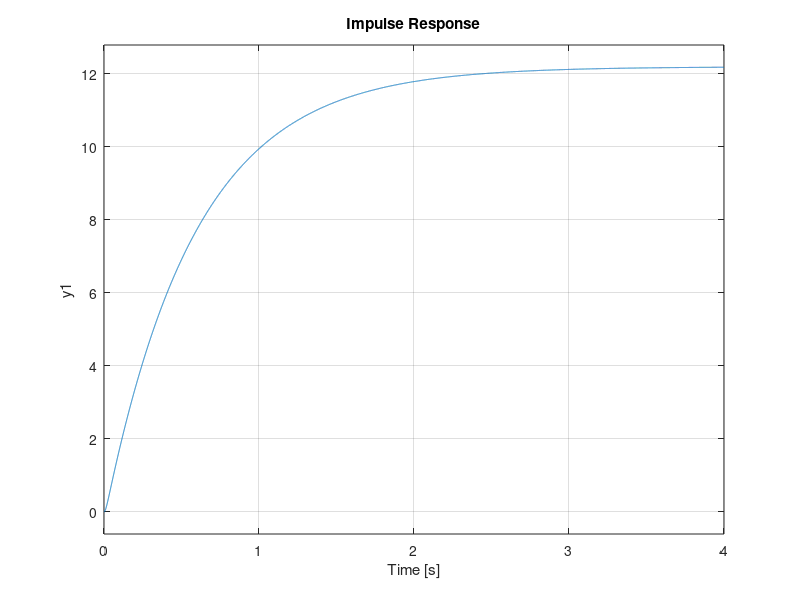
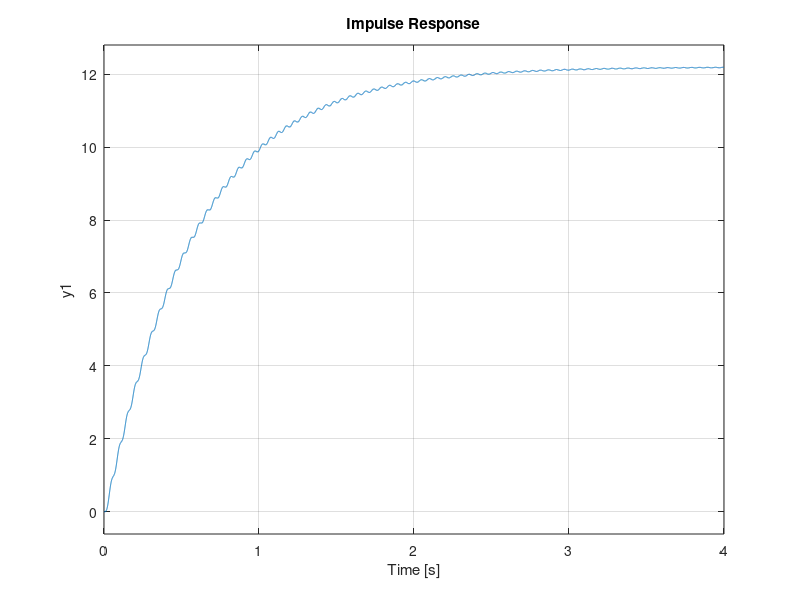

Source code (MATLAB) for these figures, in order: (Note: this script raises an error after producing the figures.)
%%
clc
clear all
close all
% constante
B_moteur = 0.01;
J_moteur = 0.02;
K_b = 0.5;
K_i = 0.5;
T = 0.01;
K = 100;
J_load = 1;
B_load = 1;
La = 0.008;
Ra = 8;
N = 0.1;
Kp = 0.318;

%% mise en matrice des quatres fonction de transfert
A = [0 1 0 0;
     0 -((B_moteur/N) + N*B_load)/((J_moteur/N) + N*J_load) K_i/((J_moteur/N) + N*J_load) 0;
     0 -K_b/(La*N) -Ra/La 1/La;
     0 0 0 -1/T];
B = [0;
     0;
     0;
     (K/T)];
% la sortie est directement theta de la load
C = [1 0 0 0];
D = 0;

sys = ss(A, B, C, D);
% fonction de transfert du systeme en boucle ouverte (methode numerique)
H = tf(sys)

% reponse impulsionnel de la fonciton de transfert
figure
impulse(H)
%% dans le cas du shaft mou
Kl = 10000

A = [0                  1               0               0       0               0;
     -Kl/J_load         -B_load/J_load  0               0       N*Kl/J_load     0;
     0                  0               -Ra/La          1/La    0               -K_b/La;
     0                  0               0               -1/T    0               0;
     0                  0               0               0       0               1;
     N*Kl/(J_moteur)    0               K_i/J_moteur    0       -Kl*N^2/J_moteur    -B_moteur/J_moteur];
B = [0;
     0;
     0;
     (K/T);
     0;
     0];
% y = tetaL
C = [1 0 0 0 0 0];
D = 0;
 
sys = ss(A, B, C, D);
 
H = tf(sys)
 
figure
impulse(H)


%% separation en 4 x 1 ordre
[B,A] = tfdata(H,'v')
[r,p,k] = residue(B,A) % separation en systeme d'ordre 1
integrator = tf(1,[1 0])
 
% creation des 4 fonctions de transfert
h1 = tf(r(1),[1 -p(1)])
h2 = tf(r(2),[1 -p(2)])
h3 = tf(r(3),[1 -p(3)])
h4 = tf(r(4),[1 -p(4)])
% assemblage de la fonction de transfert total
G = h1*h2*h3*h4
% calcul de la difference en gain
dcG = dcgain(G/integrator)
dcH = dcgain(H/integrator)
GAIN = dcH/dcG

figure()
hold on
% impulse(h1)
% impulse(h2)
% impulse(h3)
% impulse(h4)
[b1,a1] = residue([r(1) r(3) r(4)],[p(1) p(3) p(4)],[]); % ordre 3
impulse(tf(b1,a1));
[b2,a2] = residue([r(3) r(4)], [p(3) p(4)],[]);% ordre 2
impulse(tf(b2,a2));
[b3,a3] = residue([r(4)], [p(4)],[]); % ordre 1
impulse(tf(b3,a3));
impulse(H); % original
impulse(G*GAIN); % recompose avec gain ajuste
legend('1','2','3','4','H','G')
 
%% reponse a la consigne
% l'equation de la reponse est
rep = Kp*H/(Kp*H + 1)
 
figure()
step(rep) 
 
%% identification du moteur
load('donnees_moteur_2016.mat')
x = [-diff(vitesse)./diff(t),tension(1:end-1)]
rep = pinv(x)*vitesse(1:end-1)
T_calc = rep(1)
K_calc = rep(2)

h = tf(K_calc,[T_calc 1])
step(h)
E = 8;
tm = 0.52;
Ia = 1.09;
 
ra = E/Ia;
ki = tm/Ia;
kb = ki;
 
syms jm bm;
eq1 = (ki/ra)/(bm + ki*kb/ra) == K_calc;
bm = double(solve(eq1))
eq2 = (jm)/(bm + ki*kb/ra) == T_calc;
jm = double(solve(eq2))
 
%% toute la fonction de transfert
 
G0 = tf(K/T,[1 1/T]);
G1 = tf(1,[La Ra]);
G2 = tf((K_i/((J_moteur/N) + N*J_load)),[1 ((B_moteur/N) + N*B_load)/((J_moteur/N) + N*J_load)]);
G3 = -1/N * K_b;
G4 = tf(1,[1 0]);
 
M  = G0*G1*G2*G4/(1-G1*G2*G3)
% Reduction d'ordre
M_ord3  = G0*G2*G4/(1-G2*G3)
M_ord2  = G2*G4/(1-G2*G3)
m  = minreal(M)
figure()
impulse(M)
hold on
impulse(M_ord3)
impulse(M_ord2*80)
% impulse(G1)
% impulse(G2)
% impulse(G4)
legend('M','ord3','ord2')
%% reponse en boucle ferme

